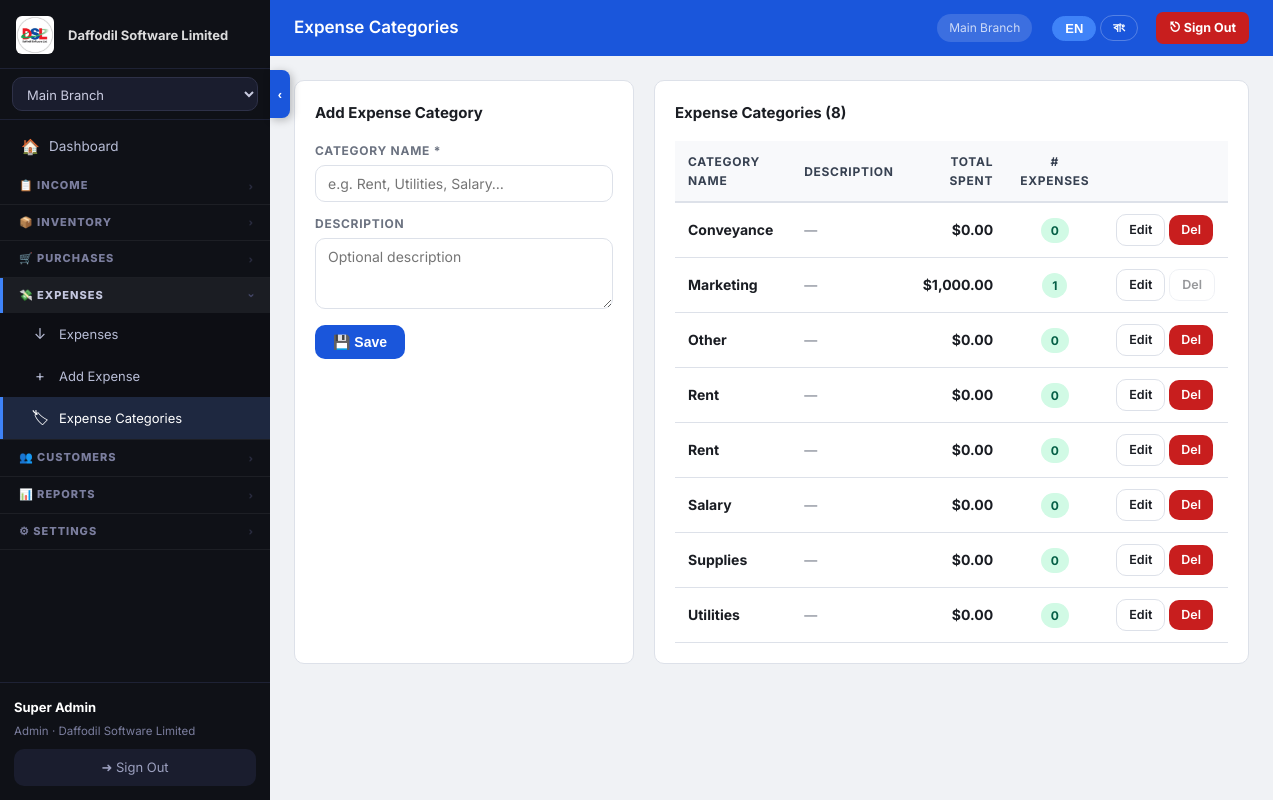
The app's page /public/expense-categories.php (signed in) with its own data.
### tables this page shows
CREATE TABLE `company_settings` (
  `id` int(10) UNSIGNED NOT NULL,
  `tenant_id` int(10) UNSIGNED NOT NULL,
  `company_name` varchar(150) NOT NULL DEFAULT '',
  `address` text,
  `city` varchar(100) DEFAULT NULL,
  `country` varchar(100) DEFAULT NULL,
  `phone` varchar(50) DEFAULT NULL,
  `phone2` varchar(50) DEFAULT NULL,
  `email` varchar(150) DEFAULT NULL,
  `website` varchar(200) DEFAULT NULL,
  `logo_path` varchar(300) DEFAULT NULL,
  `currency` varchar(10) DEFAULT '$',
  `currency_code` varchar(5) DEFAULT 'USD',
  `tax_label` varchar(30) DEFAULT 'VAT',
  `invoice_prefix` varchar(10) DEFAULT 'INV',
  `footer_note` text,
  `updated_at` datetime DEFAULT CURRENT_TIMESTAMP ON UPDATE CURRENT_TIMESTAMP,
  `loyalty_earn_amount` decimal(10,2) NOT NULL DEFAULT '100.00',
  `loyalty_earn_points` int(11) NOT NULL DEFAULT '1',
  `loyalty_redeem_value` decimal(10,4) NOT NULL DEFAULT '1.0000',
  `loyalty_enabled` tinyint(1) NOT NULL DEFAULT '1',
  `loyalty_min_redeem` int(11) NOT NULL DEFAULT '10',
  `loyalty_expiry_days` int(11) NOT NULL DEFAULT '0'
);

CREATE TABLE `branches` (
  `id` int(10) UNSIGNED NOT NULL,
  `tenant_id` int(10) UNSIGNED NOT NULL,
  `name` varchar(120) NOT NULL,
  `address` text,
  `phone` varchar(30) DEFAULT NULL,
  `is_active` tinyint(1) DEFAULT '1',
  `branch_password` varchar(255) DEFAULT NULL,
  `created_at` datetime DEFAULT CURRENT_TIMESTAMP
);

CREATE TABLE `expense_categories` (
  `id` int(10) UNSIGNED NOT NULL,
  `tenant_id` int(10) UNSIGNED NOT NULL,
  `name` varchar(80) NOT NULL,
  `description` text
);

### src/core.php (called while the page is built, shortened)
<?php
function db(): PDO {
    static $pdo = null;
    if ($pdo === null) {
        $dsn = sprintf('mysql:host=%s;dbname=%s;charset=%s', DB_HOST, DB_NAME, DB_CHARSET);
        $pdo = new PDO($dsn, DB_USER, DB_PASS, [
            PDO::ATTR_ERRMODE            => PDO::ERRMODE_EXCEPTION,
            PDO::ATTR_DEFAULT_FETCH_MODE => PDO::FETCH_ASSOC,
            PDO::ATTR_EMULATE_PREPARES   => false,
        ]);
    }
    return $pdo;
}
function auth(): array|null {
    return $_SESSION['pos_user'] ?? null;
}
function brid(): int { return (int)($_SESSION['active_branch'] ?? 0); }
function get_branches(): array {
    $u = auth();
    if ($u['branch_id']) {
        $s = db()->prepare('SELECT * FROM branches WHERE id=? AND tenant_id=? AND is_active=1');
        $s->execute([$u['branch_id'], $u['tenant_id']]);
    } else {
        $s = db()->prepare('SELECT * FROM branches WHERE tenant_id=? AND is_active=1 ORDER BY name');
        $s->execute([$u['tenant_id']]);
    }
    return $s->fetchAll();
}
function h(mixed $v): string { return htmlspecialchars((string)$v, ENT_QUOTES, 'UTF-8'); }
function money(float $v): string { return CURRENCY . number_format($v, 2); }

### public/expense-categories.php (the view, shortened to what this page needs)
<?php
require_once __DIR__ . '/../src/core.php';
$page_title = 'Expense Categories';
$tid = tid();
$edit = null;
$cats = db()->prepare("
    SELECT ec.*,
           COALESCE(SUM(e.amount), 0) AS total_spent,
           COUNT(e.id)               AS expense_count
    FROM expense_categories ec
    LEFT JOIN expenses e
           ON e.category_id = ec.id
          AND e.tenant_id   = ec.tenant_id
          AND e.status      != 'cancelled'
    WHERE ec.tenant_id = ?
    GROUP BY ec.id
    ORDER BY ec.name ASC
");
$cats->execute([$tid]);
$categories = $cats->fetchAll();
?>
<div style="display:grid;grid-template-columns:340px 1fr;gap:20px">
  <div class="card">
    <div class="card-title"><?= $edit ? 'Edit Category' : 'Add Expense Category' ?></div>
    <form method="post">
      <div class="form-group" style="margin-bottom:12px">
        <label>Category Name *</label>
        <input type="text" name="name" required value="<?= h($edit['name'] ?? '') ?>" placeholder="e.g. Rent, Utilities, Salary…">
      </div>
      <div class="form-group" style="margin-bottom:16px">
        <label>Description</label>
        <textarea name="description" rows="3" placeholder="Optional description"><?= h($edit['description'] ?? '') ?></textarea>
      </div>
      <div style="display:flex;gap:8px">
        <button class="btn btn-primary">💾 Save</button>
      </div>
    </form>
  </div>
  <div class="card">
    <div class="card-title">Expense Categories (<?= count($categories) ?>)</div>
    <div class="table-wrap">
      <table>
        <thead>
          <tr>
            <th>Category Name</th>
            <th>Description</th>
            <th style="text-align:right">Total Spent</th>
            <th style="text-align:center"># Expenses</th>
            <th></th>
          </tr>
        </thead>
        <tbody>
        <?php foreach ($categories as $c): ?>
          <tr>
            <td><strong><?= h($c['name']) ?></strong></td>
            <td style="color:var(--c-muted);font-size:13px"><?= h($c['description'] ?: '—') ?></td>
            <td style="text-align:right;font-weight:700"><?= money((float)$c['total_spent']) ?></td>
            <td style="text-align:center">
              <span class="badge badge-paid"><?= $c['expense_count'] ?></span>
            </td>
            <td style="white-space:nowrap">
              <a href="?edit=<?= $c['id'] ?>" class="btn btn-outline btn-sm">Edit</a>
              <?php if ((int)$c['expense_count'] === 0): ?>
              <a href="?delete=<?= $c['id'] ?>" class="btn btn-danger btn-sm"
                 onclick="return confirm('Delete this category?')">Del</a>
              <?php else: ?>
              <span class="btn btn-outline btn-sm" style="opacity:.45;cursor:not-allowed" title="In use — cannot delete">Del</span>
              <?php endif; ?>
            </td>
          </tr>
        <?php endforeach; ?>
        </tbody>
      </table>
    </div>
  </div>
</div>
<?php
$content = ob_get_clean();
include __DIR__ . '/../templates/layout.php';

### templates/layout.php (shortened to what this page needs)
<?php
$user             = auth();
$branches         = get_branches();
$active_branch    = brid();
$cs_stmt          = db()->prepare('SELECT * FROM company_settings WHERE tenant_id=?');
$cs_stmt->execute([tid()]);
$cs               = $cs_stmt->fetch() ?: [];
$app_display_name = !empty($cs['company_name']) ? $cs['company_name'] : APP_NAME;
$logo_url         = '';
if (!empty($cs['logo_path'])) $logo_url = APP_URL . '/' . ltrim($cs['logo_path'], '/');
?><!DOCTYPE html>
<html lang="en" id="html-root" data-lang="en">
<head>
<link rel="stylesheet" href="<?= APP_URL ?>/assets/style.css">
</head>
<body class="<?= (isset($_COOKIE['sidebar_collapsed']) && $_COOKIE['sidebar_collapsed']==='1') ? 'sidebar-collapsed' : '' ?>">
<aside class="sidebar" id="sidebar">
  <div class="sidebar-logo">
    <?php if ($logo_url): ?>
      <img src="<?= h($logo_url) ?>" style="height:38px;max-width:130px;object-fit:contain;border-radius:6px">
      <span class="nav-text sidebar-logo-text" style="font-size:13px;opacity:.85;margin-left:4px"><?= h($app_display_name) ?></span>
    <?php else: ?>
      <span style="font-size:26px;color:#3f83f8;flex-shrink:0">⬡</span>
      <span class="nav-text sidebar-logo-text" style="font-size:15px;font-weight:800"><?= h($app_display_name) ?></span>
    <?php endif; ?>
  </div>
  <form method="post" action="<?= APP_URL ?>/branch-switch.php" class="branch-form">
    <select name="branch_id" onchange="this.form.submit()" class="branch-select">
      <?php foreach ($branches as $b): ?>
        <option value="<?= $b['id'] ?>" <?= $b['id']==$active_branch?'selected':'' ?>><?= h($b['name']) ?></option>
      <?php endforeach; ?>
    </select>
  </form>
  <nav class="nav">
    <?php $p = basename($_SERVER['PHP_SELF']); ?>
    <a href="<?= APP_URL ?>/index.php"
       class="nav-link <?= $p==='index.php'?'active':'' ?>"
       title="Dashboard">
      <span class="nav-icon">🏠</span>
      <span class="nav-text"><span class="t-en">Dashboard</span><span class="t-bn">ড্যাশবোর্ড</span></span>
    </a>
    <div class="nav-group <?= in_array($p,['pos.php','income.php','income-add.php','sales-returns.php','sales-return-add.php'])?'open':'' ?>" id="group-income">
      <div class="nav-group-header" onclick="toggleNavGroup('group-income')">
        <div class="nav-section">
          <span class="nav-text"><span class="t-en">📋 INCOME</span><span class="t-bn">📋 আয়</span></span>
        </div>
        <span class="nav-group-arrow">›</span>
      </div>
    </div>
    <div class="nav-group <?= in_array($p,['items.php','item-add.php','barcode-print.php','inventory-report.php','stock-transfers.php','stock-transfer-add.php'])?'open':'' ?>" id="group-inventory">
      <div class="nav-group-header" onclick="toggleNavGroup('group-inventory')">
        <div class="nav-section">
          <span class="nav-text"><span class="t-en">📦 INVENTORY</span><span class="t-bn">📦 স্টক</span></span>
        </div>
        <span class="nav-group-arrow">›</span>
      </div>
    </div>
    <div class="nav-group <?= in_array($p,['purchases.php','purchase-add.php','purchase-returns.php','purchase-return-add.php'])?'open':'' ?>" id="group-purchases">
      <div class="nav-group-header" onclick="toggleNavGroup('group-purchases')">
        <div class="nav-section">
          <span class="nav-text"><span class="t-en">🛒 PURCHASES</span><span class="t-bn">🛒 ক্রয়</span></span>
        </div>
        <span class="nav-group-arrow">›</span>
      </div>
    </div>
    <div class="nav-group <?= in_array($p,['expenses.php','expense-add.php','expense-categories.php'])?'open':'' ?>" id="group-expenses">
      <div class="nav-group-header" onclick="toggleNavGroup('group-expenses')">
        <div class="nav-section">
          <span class="nav-text"><span class="t-en">💸 EXPENSES</span><span class="t-bn">💸 খরচ</span></span>
        </div>
        <span class="nav-group-arrow">›</span>
      </div>
      <div class="nav-group-body">
        <a href="<?= APP_URL ?>/expenses.php" class="nav-link <?= $p==='expenses.php'?'active':'' ?>" title="Expenses">
          <span class="nav-icon">↓</span><span class="nav-text"><span class="t-en">Expenses</span><span class="t-bn">খরচ তালিকা</span></span>
        </a>
        <a href="<?= APP_URL ?>/expense-add.php" class="nav-link <?= $p==='expense-add.php'?'active':'' ?>" title="Add Expense">
          <span class="nav-icon">+</span><span class="nav-text"><span class="t-en">Add Expense</span><span class="t-bn">খরচ যোগ</span></span>
        </a>
        <a href="<?= APP_URL ?>/expense-categories.php" class="nav-link <?= $p==='expense-categories.php'?'active':'' ?>" title="Expense Categories">
          <span class="nav-icon">🏷</span><span class="nav-text"><span class="t-en">Expense Categories</span><span class="t-bn">খরচের ধরন</span></span>
        </a>
      </div>
    </div>
    <div class="nav-group <?= in_array($p,['customers.php','memberships.php','membership-add.php','loyalty-points.php'])?'open':'' ?>" id="group-customers">
      <div class="nav-group-header" onclick="toggleNavGroup('group-customers')">
        <div class="nav-section">
          <span class="nav-text"><span class="t-en">👥 CUSTOMERS</span><span class="t-bn">👥 গ্রাহক</span></span>
        </div>
        <span class="nav-group-arrow">›</span>
      </div>
    </div>
    <div class="nav-group <?= in_array($p,['report.php','report-sales.php','report-dues.php','report-supplier-dues.php','report-purchases.php','report-expenses.php'])?'open':'' ?>" id="group-reports">
      <div class="nav-group-header" onclick="toggleNavGroup('group-reports')">
        <div class="nav-section">
          <span class="nav-text"><span class="t-en">📊 REPORTS</span><span class="t-bn">📊 রিপোর্ট</span></span>
        </div>
        <span class="nav-group-arrow">›</span>
      </div>
    </div>
    <?php if (in_array($user['role'] ?? '', ['admin','superadmin'])): ?>
    <div class="nav-group <?= in_array($p,['users.php','branches.php','company-setup.php','admin-cms.php','activity-logs.php','superadmin.php','subscription.php'])?'open':'' ?>" id="group-settings">
      <div class="nav-group-header" onclick="toggleNavGroup('group-settings')">
        <div class="nav-section">
          <span class="nav-text"><span class="t-en">⚙ SETTINGS</span><span class="t-bn">⚙ সেটিংস</span></span>
        </div>
        <span class="nav-group-arrow">›</span>
      </div>
    </div>
    <?php endif; ?>
  </nav>
  <div class="sidebar-footer">
    <div class="user-badge">
      <strong class="nav-text"><?= h($user['name']) ?></strong>
      <span class="nav-text"><?= h(ucfirst($user['role'])) ?> · <?= h($app_display_name) ?></span>
    </div>
    <a href="<?= APP_URL ?>/logout.php" class="btn-logout" title="Sign Out">
      <span class="nav-text"><span class="t-en">➜ Sign Out</span><span class="t-bn">➜ সাইন আউট</span></span>
    </a>
  </div>
</aside>
<button class="sidebar-toggle-tab no-print" id="sidebarToggleTab"
        onclick="toggleSidebar()" title="Toggle sidebar">
  <span class="tab-arrow"></span>
</button>
<div class="main-wrap" id="mainWrap">
  <header class="top-bar">
    <h1 class="page-heading"><?= h($page_title ?? '') ?></h1>
    <span class="top-bar-branch"><?php
      foreach ($branches as $b) if ($b['id'] == $active_branch) echo h($b['name']);
    ?></span>
    <div class="lang-toggle no-print" style="margin-left:8px">
      <button class="lang-btn active" id="btn-lang-en" onclick="setLang('en')">EN</button>
      <button class="lang-btn"        id="btn-lang-bn" onclick="setLang('bn')">বাং</button>
    </div>
    <a href="<?= APP_URL ?>/logout.php" class="topbar-signout no-print"
       onclick="return confirm('Sign out?')" title="Sign Out">
      <span class="t-en">⎋ Sign Out</span><span class="t-bn">⎋ বের হন</span>
    </a>
  </header>
  <main class="content"><?= $content ?? '' ?></main>
</div>
</body>
</html>

### templates/layout.php (style rules this page uses)
:root { --sidebar-w: 270px; --sidebar-collapsed-w: 64px; --topbar-h: 58px; --transition: 0.25s cubic-bezier(.4,0,.2,1); }
.sidebar { width: var(--sidebar-w); transition: width var(--transition), transform var(--transition); overflow: hidden; position: fixed; top: 0; left: 0; height: 100vh; z-index: 200; display: flex; flex-direction: column; }
.sidebar .nav { flex: 1 1 0; overflow-y: auto; overflow-x: hidden; scrollbar-width: thin; scrollbar-color: #3a3d56 transparent; min-height: 0; }
.sidebar-logo { flex-shrink: 0; }
.branch-form { flex-shrink: 0; }
.sidebar-footer { flex-shrink: 0; }
.main-wrap { margin-left: var(--sidebar-w); transition: margin-left var(--transition); }
.sidebar-toggle-tab { position: fixed; top: calc(var(--topbar-h) + 12px); left: var(--sidebar-w); width: 20px; height: 48px; background: #1a56db; border-radius: 0 8px 8px 0; cursor: pointer; z-index: 300; display: flex; align-items: center; justify-content: center; transition: left var(--transition), background .15s; box-shadow: 2px 2px 8px rgba(0,0,0,.25); border: none; padding: 0; }
.sidebar-toggle-tab .tab-arrow { color: #fff; font-size: 13px; font-weight: 700; line-height: 1; transition: transform var(--transition); user-select: none; }
.sidebar-toggle-tab .tab-arrow::after { content: '‹'; }
.nav-group { border-bottom: 1px solid rgba(255,255,255,.06); }
.nav-group-header { width: 100%; display: flex; align-items: center; gap: 8px; padding: 9px 16px; background: none; border: none; cursor: pointer; color: #7b7e9e; font-size: 11px; font-weight: 800; text-transform: uppercase; letter-spacing: .09em; text-align: left; transition: background .12s, color .12s; border-left: 3px solid transparent; }
.nav-group.open .nav-group-header { color: #c5c8e0; background: rgba(255,255,255,.05); border-left-color: #3f83f8; }
.nav-group-arrow { margin-left: auto; font-size: 10px; transition: transform var(--transition); opacity: .5; }
.nav-group.open .nav-group-arrow { transform: rotate(90deg); opacity: 1; }
.nav-group-body { max-height: 0; overflow: hidden; background: rgba(0,0,0,.15); transition: max-height 0.28s cubic-bezier(.4,0,.2,1); }
.nav-group.open .nav-group-body { max-height: 600px; }
.nav-group-body .nav-link { padding-left: 28px; font-size: 13px; }
.topbar-signout { display: inline-flex; align-items: center; gap: 5px; padding: 6px 13px; background: #c81e1e; color: #fff; border-radius: 7px; font-size: 12.5px; font-weight: 700; text-decoration: none; white-space: nowrap; margin-left: 6px; transition: background .15s, transform .1s; flex-shrink: 0; }

### records on screen
company_settings: logo_path (picture), company_name "Daffodil Software Limited"
branches: name "Main Branch"
expense_categories: name "Conveyance", description "—", total_spent "$0.00", expense_count "0"
expense_categories: name "Marketing", description "—", total_spent "$1,000.00", expense_count "1", shows "Del"
expense_categories: name "Other", description "—", total_spent "$0.00", expense_count "0"
expense_categories: name "Rent", description "—", total_spent "$0.00", expense_count "0"
expense_categories: name "Rent", description "—", total_spent "$0.00", expense_count "0"
expense_categories: name "Salary", description "—", total_spent "$0.00", expense_count "0"
expense_categories: name "Supplies", description "—", total_spent "$0.00", expense_count "0"
expense_categories: name "Utilities", description "—", total_spent "$0.00", expense_count "0"

### other values on screen
$user['name'] "Super Admin"
$user['role'] "Admin"
$page_title "Expense Categories"
count($categories) "8"
form field branch_id "Main Branch"
